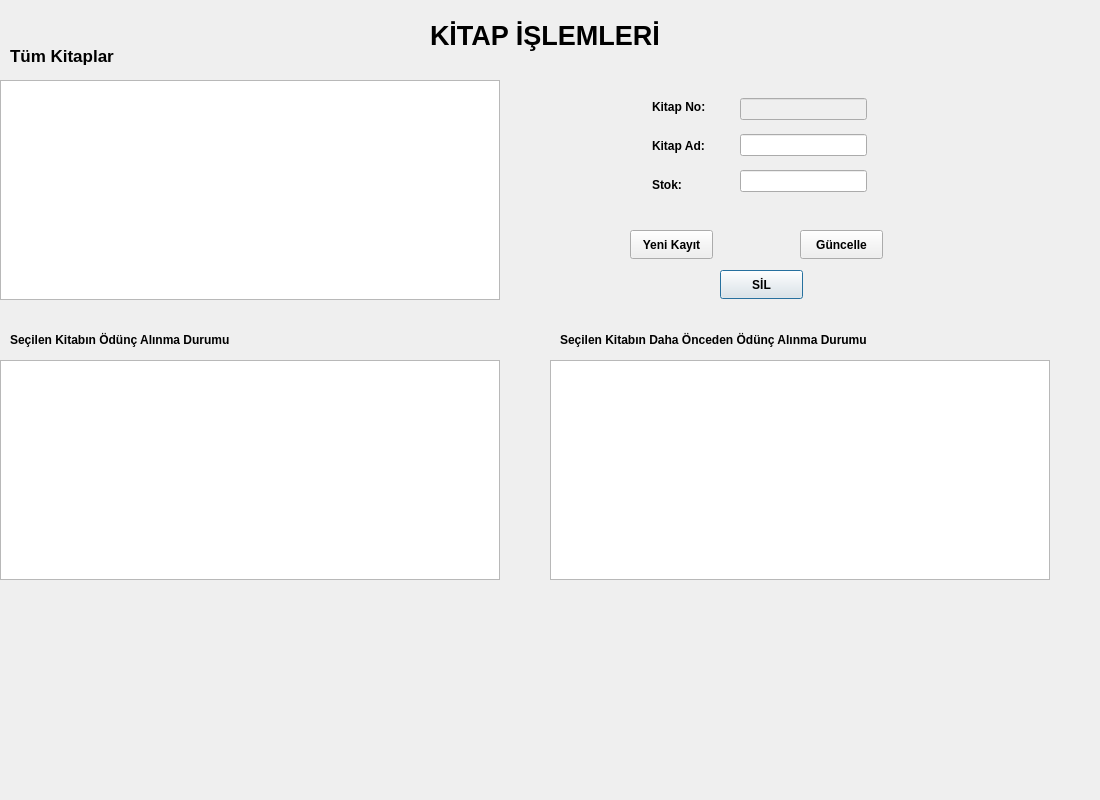
<?xml version="1.0" encoding="UTF-8"?>
<ui version="4.0">
 <class>kitap_islemleri</class>
 <widget class="QDialog" name="kitap_islemleri">
  <property name="geometry">
   <rect>
    <x>0</x>
    <y>0</y>
    <width>1100</width>
    <height>800</height>
   </rect>
  </property>
  <property name="windowTitle">
   <string>Dialog</string>
  </property>
  <widget class="QLabel" name="label">
   <property name="geometry">
    <rect>
     <x>10</x>
     <y>40</y>
     <width>151</width>
     <height>31</height>
    </rect>
   </property>
   <property name="font">
    <font>
     <pointsize>13</pointsize>
     <bold>true</bold>
    </font>
   </property>
   <property name="text">
    <string>Tüm Kitaplar</string>
   </property>
  </widget>
  <widget class="QTableView" name="tableView_kitaplar">
   <property name="geometry">
    <rect>
     <x>0</x>
     <y>80</y>
     <width>500</width>
     <height>220</height>
    </rect>
   </property>
  </widget>
  <widget class="QPushButton" name="btn_sil">
   <property name="geometry">
    <rect>
     <x>720</x>
     <y>270</y>
     <width>83</width>
     <height>29</height>
    </rect>
   </property>
   <property name="font">
    <font>
     <bold>true</bold>
    </font>
   </property>
   <property name="text">
    <string>SİL</string>
   </property>
  </widget>
  <widget class="QPushButton" name="btn_guncelle">
   <property name="geometry">
    <rect>
     <x>800</x>
     <y>230</y>
     <width>83</width>
     <height>29</height>
    </rect>
   </property>
   <property name="font">
    <font>
     <bold>true</bold>
    </font>
   </property>
   <property name="text">
    <string>Güncelle</string>
   </property>
  </widget>
  <widget class="QPushButton" name="btn_kayit">
   <property name="geometry">
    <rect>
     <x>630</x>
     <y>230</y>
     <width>83</width>
     <height>29</height>
    </rect>
   </property>
   <property name="font">
    <font>
     <bold>true</bold>
    </font>
   </property>
   <property name="text">
    <string>Yeni Kayıt</string>
   </property>
  </widget>
  <widget class="QTableView" name="tableView_alinan">
   <property name="geometry">
    <rect>
     <x>0</x>
     <y>360</y>
     <width>500</width>
     <height>220</height>
    </rect>
   </property>
  </widget>
  <widget class="QTableView" name="tableView_tesilm">
   <property name="geometry">
    <rect>
     <x>550</x>
     <y>360</y>
     <width>500</width>
     <height>220</height>
    </rect>
   </property>
  </widget>
  <widget class="QLabel" name="label_5">
   <property name="geometry">
    <rect>
     <x>10</x>
     <y>330</y>
     <width>421</width>
     <height>20</height>
    </rect>
   </property>
   <property name="font">
    <font>
     <bold>true</bold>
    </font>
   </property>
   <property name="text">
    <string>Seçilen Kitabın Ödünç Alınma Durumu</string>
   </property>
  </widget>
  <widget class="QLabel" name="label_6">
   <property name="geometry">
    <rect>
     <x>560</x>
     <y>330</y>
     <width>421</width>
     <height>20</height>
    </rect>
   </property>
   <property name="font">
    <font>
     <bold>true</bold>
    </font>
   </property>
   <property name="text">
    <string>Seçilen Kitabın Daha Önceden Ödünç Alınma Durumu</string>
   </property>
  </widget>
  <widget class="QLabel" name="label_7">
   <property name="geometry">
    <rect>
     <x>430</x>
     <y>10</y>
     <width>261</width>
     <height>51</height>
    </rect>
   </property>
   <property name="palette">
    <palette>
     <active>
      <colorrole role="WindowText">
       <brush brushstyle="SolidPattern">
        <color alpha="255">
         <red>255</red>
         <green>85</green>
         <blue>0</blue>
        </color>
       </brush>
      </colorrole>
     </active>
     <inactive>
      <colorrole role="WindowText">
       <brush brushstyle="SolidPattern">
        <color alpha="255">
         <red>0</red>
         <green>0</green>
         <blue>0</blue>
        </color>
       </brush>
      </colorrole>
     </inactive>
     <disabled>
      <colorrole role="WindowText">
       <brush brushstyle="SolidPattern">
        <color alpha="255">
         <red>120</red>
         <green>120</green>
         <blue>120</blue>
        </color>
       </brush>
      </colorrole>
     </disabled>
    </palette>
   </property>
   <property name="font">
    <font>
     <pointsize>20</pointsize>
     <bold>true</bold>
    </font>
   </property>
   <property name="text">
    <string>KİTAP İŞLEMLERİ</string>
   </property>
  </widget>
  <widget class="QWidget" name="">
   <property name="geometry">
    <rect>
     <x>652</x>
     <y>90</y>
     <width>68</width>
     <height>111</height>
    </rect>
   </property>
   <layout class="QVBoxLayout" name="verticalLayout">
    <item>
     <widget class="QLabel" name="label_2">
      <property name="font">
       <font>
        <bold>true</bold>
       </font>
      </property>
      <property name="text">
       <string>Kitap No:</string>
      </property>
     </widget>
    </item>
    <item>
     <widget class="QLabel" name="label_3">
      <property name="font">
       <font>
        <bold>true</bold>
       </font>
      </property>
      <property name="text">
       <string>Kitap Ad:</string>
      </property>
     </widget>
    </item>
    <item>
     <widget class="QLabel" name="label_4">
      <property name="font">
       <font>
        <bold>true</bold>
       </font>
      </property>
      <property name="text">
       <string>Stok:</string>
      </property>
     </widget>
    </item>
   </layout>
  </widget>
  <widget class="QWidget" name="">
   <property name="geometry">
    <rect>
     <x>740</x>
     <y>90</y>
     <width>127</width>
     <height>111</height>
    </rect>
   </property>
   <layout class="QVBoxLayout" name="verticalLayout_2">
    <item>
     <widget class="QLineEdit" name="ln_kitap_no">
      <property name="enabled">
       <bool>false</bool>
      </property>
     </widget>
    </item>
    <item>
     <widget class="QLineEdit" name="ln_kitap_ad"/>
    </item>
    <item>
     <widget class="QLineEdit" name="ln_kitap_stok"/>
    </item>
   </layout>
  </widget>
 </widget>
 <resources/>
 <connections/>
</ui>
